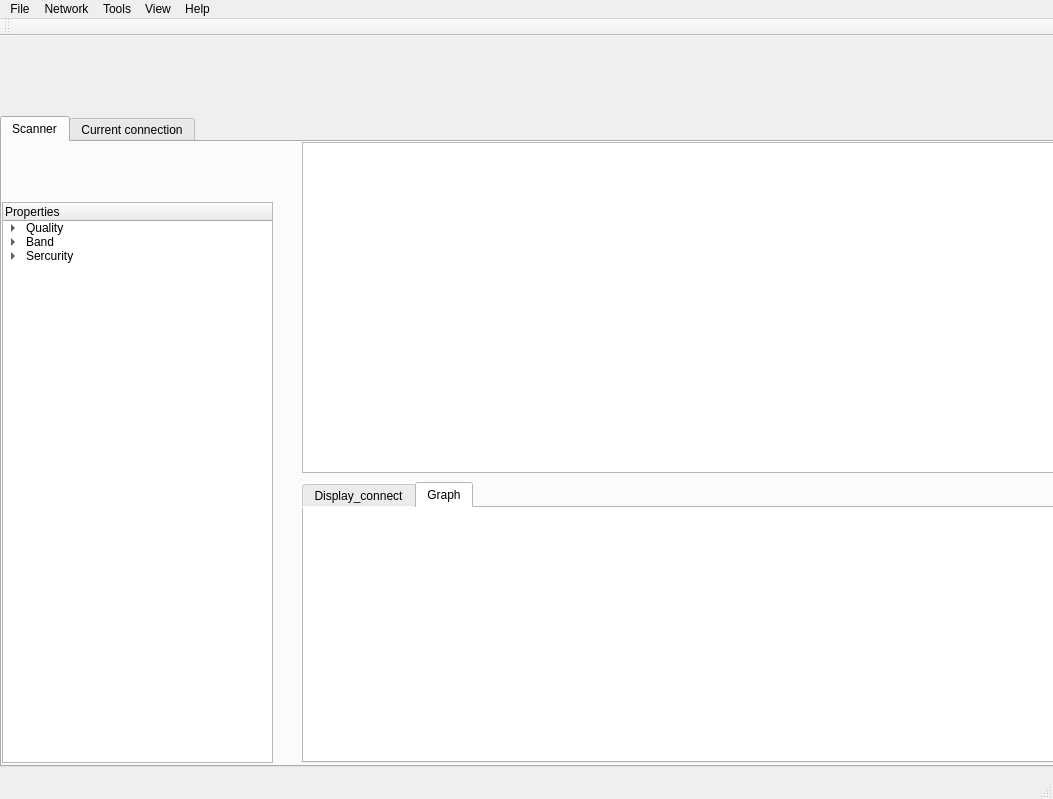
<?xml version="1.0" encoding="UTF-8"?>
<ui version="4.0">
 <class>MainWindow</class>
 <widget class="QMainWindow" name="MainWindow">
  <property name="geometry">
   <rect>
    <x>0</x>
    <y>0</y>
    <width>1053</width>
    <height>799</height>
   </rect>
  </property>
  <property name="windowTitle">
   <string>HUST_strongestAP</string>
  </property>
  <widget class="QWidget" name="centralwidget">
   <widget class="QTabWidget" name="tabWidget">
    <property name="geometry">
     <rect>
      <x>0</x>
      <y>80</y>
      <width>1101</width>
      <height>651</height>
     </rect>
    </property>
    <property name="currentIndex">
     <number>0</number>
    </property>
    <widget class="QWidget" name="tab">
     <attribute name="title">
      <string>Scanner</string>
     </attribute>
     <widget class="QTreeWidget" name="treeWidget">
      <property name="geometry">
       <rect>
        <x>0</x>
        <y>60</y>
        <width>271</width>
        <height>561</height>
       </rect>
      </property>
      <column>
       <property name="text">
        <string>Properties</string>
       </property>
      </column>
      <item>
       <property name="text">
        <string>Quality</string>
       </property>
       <item>
        <property name="text">
         <string>Excellent</string>
        </property>
        <property name="checkState">
         <enum>Checked</enum>
        </property>
       </item>
       <item>
        <property name="text">
         <string>Very Good</string>
        </property>
        <property name="checkState">
         <enum>Checked</enum>
        </property>
       </item>
       <item>
        <property name="text">
         <string>Good</string>
        </property>
        <property name="checkState">
         <enum>Checked</enum>
        </property>
       </item>
       <item>
        <property name="text">
         <string>Fair</string>
        </property>
        <property name="checkState">
         <enum>Checked</enum>
        </property>
       </item>
       <item>
        <property name="text">
         <string>Pool</string>
        </property>
        <property name="checkState">
         <enum>Checked</enum>
        </property>
       </item>
       <item>
        <property name="text">
         <string>Offline</string>
        </property>
        <property name="checkState">
         <enum>Checked</enum>
        </property>
       </item>
      </item>
      <item>
       <property name="text">
        <string>Band</string>
       </property>
       <item>
        <property name="text">
         <string>2.4GHz</string>
        </property>
        <property name="checkState">
         <enum>Checked</enum>
        </property>
       </item>
       <item>
        <property name="text">
         <string>5GHz</string>
        </property>
        <property name="checkState">
         <enum>Checked</enum>
        </property>
       </item>
      </item>
      <item>
       <property name="text">
        <string>Sercurity</string>
       </property>
       <item>
        <property name="text">
         <string>WPA</string>
        </property>
        <property name="checkState">
         <enum>Checked</enum>
        </property>
       </item>
       <item>
        <property name="text">
         <string>WPA2</string>
        </property>
        <property name="checkState">
         <enum>Checked</enum>
        </property>
       </item>
       <item>
        <property name="text">
         <string>Open</string>
        </property>
        <property name="checkState">
         <enum>Checked</enum>
        </property>
       </item>
       <item>
        <property name="text">
         <string>WEP</string>
        </property>
        <property name="checkState">
         <enum>Checked</enum>
        </property>
       </item>
      </item>
     </widget>
     <widget class="QTableWidget" name="tableWidget">
      <property name="geometry">
       <rect>
        <x>300</x>
        <y>0</y>
        <width>801</width>
        <height>331</height>
       </rect>
      </property>
     </widget>
     <widget class="QTabWidget" name="tabWidget_2">
      <property name="geometry">
       <rect>
        <x>300</x>
        <y>340</y>
        <width>791</width>
        <height>281</height>
       </rect>
      </property>
      <property name="styleSheet">
       <string notr="true">background-color:white
</string>
      </property>
      <property name="currentIndex">
       <number>1</number>
      </property>
      <widget class="QWidget" name="tab_3">
       <attribute name="title">
        <string>Display_connect</string>
       </attribute>
       <widget class="QWidget" name="widget" native="true">
        <property name="geometry">
         <rect>
          <x>0</x>
          <y>0</y>
          <width>751</width>
          <height>251</height>
         </rect>
        </property>
        <property name="styleSheet">
         <string notr="true">background-color:white</string>
        </property>
       </widget>
      </widget>
      <widget class="QWidget" name="tab_4">
       <attribute name="title">
        <string>Graph</string>
       </attribute>
      </widget>
     </widget>
    </widget>
    <widget class="QWidget" name="tab_2">
     <attribute name="title">
      <string>Current connection</string>
     </attribute>
     <widget class="QTableWidget" name="tableWidget_2">
      <property name="geometry">
       <rect>
        <x>0</x>
        <y>40</y>
        <width>371</width>
        <height>291</height>
       </rect>
      </property>
     </widget>
     <widget class="QTableWidget" name="tableWidget_3">
      <property name="geometry">
       <rect>
        <x>0</x>
        <y>340</y>
        <width>371</width>
        <height>281</height>
       </rect>
      </property>
     </widget>
     <widget class="QWidget" name="widget_3" native="true">
      <property name="geometry">
       <rect>
        <x>390</x>
        <y>40</y>
        <width>701</width>
        <height>281</height>
       </rect>
      </property>
      <property name="styleSheet">
       <string notr="true">background-color:white
</string>
      </property>
     </widget>
     <widget class="QWidget" name="widget_4" native="true">
      <property name="geometry">
       <rect>
        <x>390</x>
        <y>350</y>
        <width>701</width>
        <height>271</height>
       </rect>
      </property>
      <property name="styleSheet">
       <string notr="true">background-color:white</string>
      </property>
     </widget>
    </widget>
   </widget>
  </widget>
  <widget class="QMenuBar" name="menubar">
   <property name="geometry">
    <rect>
     <x>0</x>
     <y>0</y>
     <width>1053</width>
     <height>33</height>
    </rect>
   </property>
   <widget class="QMenu" name="menuFile">
    <property name="title">
     <string>File</string>
    </property>
    <addaction name="separator"/>
    <addaction name="actionRefresh_interfaces"/>
    <addaction name="actionExit"/>
   </widget>
   <widget class="QMenu" name="menuNetwork">
    <property name="title">
     <string>Network</string>
    </property>
    <addaction name="actionDisconnectt"/>
    <addaction name="actionPause_networking"/>
    <addaction name="actionUpdate_Network_List"/>
   </widget>
   <widget class="QMenu" name="menuTools">
    <property name="title">
     <string>Tools</string>
    </property>
    <addaction name="actionWireless_off"/>
   </widget>
   <widget class="QMenu" name="menuView">
    <property name="title">
     <string>View</string>
    </property>
   </widget>
   <widget class="QMenu" name="menuHelp">
    <property name="title">
     <string>Help</string>
    </property>
    <addaction name="actionOnline_help"/>
   </widget>
   <addaction name="menuFile"/>
   <addaction name="menuNetwork"/>
   <addaction name="menuTools"/>
   <addaction name="menuView"/>
   <addaction name="menuHelp"/>
  </widget>
  <widget class="QStatusBar" name="statusbar"/>
  <widget class="QToolBar" name="toolBar">
   <property name="windowTitle">
    <string>toolBar</string>
   </property>
   <attribute name="toolBarArea">
    <enum>TopToolBarArea</enum>
   </attribute>
   <attribute name="toolBarBreak">
    <bool>false</bool>
   </attribute>
  </widget>
  <action name="actionRefresh_interfaces">
   <property name="text">
    <string>Refresh interfaces</string>
   </property>
  </action>
  <action name="actionExit">
   <property name="text">
    <string>Exit</string>
   </property>
  </action>
  <action name="actionDisconnectt">
   <property name="text">
    <string>Disconnectt</string>
   </property>
  </action>
  <action name="actionPause_networking">
   <property name="text">
    <string>Pause networking</string>
   </property>
  </action>
  <action name="actionUpdate_Network_List">
   <property name="text">
    <string>Update Network List</string>
   </property>
  </action>
  <action name="actionWireless_off">
   <property name="text">
    <string>Wireless off</string>
   </property>
  </action>
  <action name="actionOnline_help">
   <property name="text">
    <string>Online help</string>
   </property>
  </action>
 </widget>
 <resources/>
 <connections/>
</ui>
